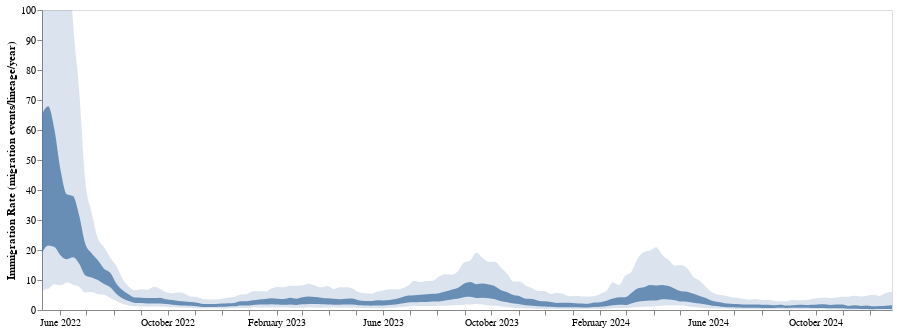

The code cell stored with this chart in its notebook:
### Code cell
#domain = ['CentralEurope', 'NorthAmerica', 'SouthAmerica' ,"SouthernEurope", "WesternEurope"]
range_ = ['#EEC060', '#2664A5', '#A76BB1', "#EEA160", "#356D4C"]
line_mig = alt.Chart(test_mig).mark_area(interpolate='monotone', opacity = 0.8).encode(
    alt.X('date:T', axis=alt.Axis(title="", grid=False,tickCount = "month",  format="%B %Y")),
    alt.Y('lower_hpd_linear_50',axis=alt.Axis(title="Immigration Rate (migration events/lineage/year)", grid=False)),#,scale=alt.Scale(domain=(0, 13))),
    alt.Y2('upper_hpd_linear_50' ),
    
).properties(
    width=900,
    height=300
)

band_mig = alt.Chart(test_mig).mark_area(interpolate='monotone', opacity = 0.2, clip = True).encode(
    alt.X('date:T', axis=alt.Axis(title="", grid=False,tickCount = "month",  format="%B %Y")),
    alt.Y('lower_hpd_linear',axis=alt.Axis(title="Immigration Rate (migration events/lineage/year)", grid=False), scale=alt.Scale(domain=(0, 100))),
    alt.Y2('upper_hpd_linear' ),
    
).properties(
    width=900,
    height=300
)


mig_plot = (line_mig + band_mig)
mig_plot

### Figure 1 — Vega-Lite specification as saved in the notebook (floating-point values rounded to 4 significant figures; data arrays with more than 128 entries replaced by an {"elided": "..."} marker saying what was removed)
{"config": {"view": {"continuousWidth": 400, "continuousHeight": 300}}, "layer": [{"mark": {"type": "area", "interpolate": "monotone", "opacity": 0.8}, "encoding": {"x": {"axis": {"format": "%B %Y", "grid": false, "tickCount": "month", "title": ""}, "field": "date", "type": "temporal"}, "y": {"axis": {"grid": false, "title": "Immigration Rate (migration events/lineage/year)"}, "field": "lower_hpd_linear_50", "type": "quantitative"}, "y2": {"field": "upper_hpd_linear_50"}}, "height": 300, "width": 850}, {"mark": {"type": "area", "clip": true, "interpolate": "monotone", "opacity": 0.2}, "encoding": {"x": {"axis": {"format": "%B %Y", "grid": false, "tickCount": "month", "title": ""}, "field": "date", "type": "temporal"}, "y": {"axis": {"grid": false, "title": "Immigration Rate (migration events/lineage/year)"}, "field": "lower_hpd_linear", "scale": {"domain": [0, 100]}, "type": "quantitative"}, "y2": {"field": "upper_hpd_linear"}}, "height": 300, "width": 850}], "data": {"name": "data-bd5025c447d0186f102049b3feeeae87"}, "$schema": "https://vega.github.io/schema/vega-lite/v4.17.0.json", "datasets": {"data-bd5025c447d0186f102049b3feeeae87": {"elided": "138 records"}}}
